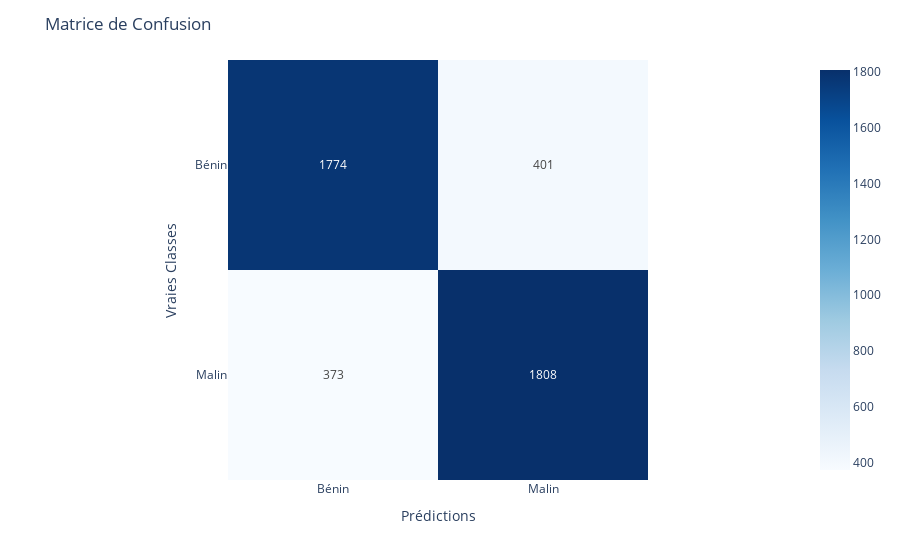

Source (notebook cell):
### Code cell
import matplotlib.pyplot as plt
import seaborn as sns
import numpy as np
import pandas as pd
from sklearn.metrics import confusion_matrix
import plotly.express as px

# Calculer la matrice de confusion
cm = confusion_matrix(true_labels, pred_classes)

# Affichage avec Matplotlib et Seaborn
plt.figure(figsize=(6, 5))
sns.heatmap(cm, annot=True, fmt='d', cmap='Blues', xticklabels=['Bénin', 'Malin'], yticklabels=['Bénin', 'Malin'])
plt.xlabel("Prédictions")
plt.ylabel("Vraies Classes")
plt.title("Matrice de Confusion")
plt.savefig("confusion_matrix.png")  # Sauvegarder l'image
plt.show()

# Affichage interactif avec Plotly Express
df_cm = pd.DataFrame(cm, index=['Bénin', 'Malin'], columns=['Bénin', 'Malin'])
fig = px.imshow(df_cm, text_auto=True, color_continuous_scale='Blues')
fig.update_layout(title="Matrice de Confusion", xaxis_title="Prédictions", yaxis_title="Vraies Classes")
fig.show()

### Figure 1 — Plotly figure (JSON) as saved in the notebook; plotly's stock layout.template omitted (floating-point values rounded to 4 significant figures)
{"data": [{"coloraxis": "coloraxis", "hovertemplate": "x: %{x}<br>y: %{y}<br>color: %{z}<extra></extra>", "name": "0", "texttemplate": "%{z}", "type": "heatmap", "x": ["Bénin", "Malin"], "xaxis": "x", "y": ["Bénin", "Malin"], "yaxis": "y", "z": [[1774, 401], [373, 1808]]}], "layout": {"coloraxis": {"colorscale": [[0, "rgb(247,251,255)"], [0.125, "rgb(222,235,247)"], [0.25, "rgb(198,219,239)"], [0.375, "rgb(158,202,225)"], [0.5, "rgb(107,174,214)"], [0.625, "rgb(66,146,198)"], [0.75, "rgb(33,113,181)"], [0.875, "rgb(8,81,156)"], [1, "rgb(8,48,107)"]]}, "margin": {"t": 60}, "title": {"text": "Matrice de Confusion"}, "xaxis": {"anchor": "y", "constrain": "domain", "domain": [0, 1], "scaleanchor": "y", "title": {"text": "Prédictions"}}, "yaxis": {"anchor": "x", "autorange": "reversed", "constrain": "domain", "domain": [0, 1], "title": {"text": "Vraies Classes"}}}}
